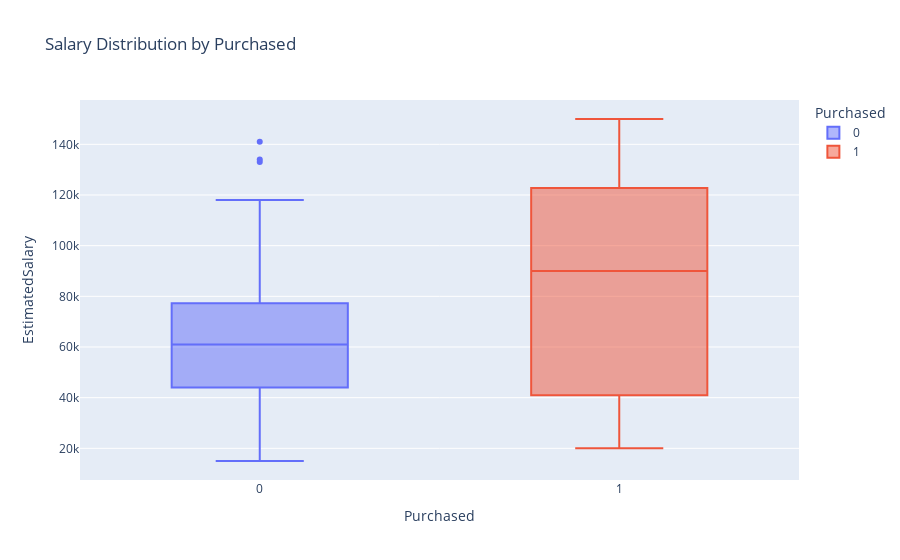

The cell this chart's notebook holds for it:
### Code cell
fig = px.box(
    df, x='Purchased', y='EstimatedSalary',
    color='Purchased',
    title="Salary Distribution by Purchased"
)

fig.show()

### Figure 1 — Plotly figure (JSON) as saved in the notebook; plotly's stock layout.template omitted (floating-point values rounded to 4 significant figures; data arrays with more than 128 entries replaced by an {"elided": "..."} marker saying what was removed)
{"data": [{"alignmentgroup": "True", "hovertemplate": "Purchased=%{x}<br>EstimatedSalary=%{y}<extra></extra>", "legendgroup": "0", "marker": {"color": "#636efa"}, "name": "0", "notched": false, "offsetgroup": "0", "orientation": "v", "showlegend": true, "type": "box", "x": {"elided": "257 int values"}, "x0": " ", "xaxis": "x", "y": {"elided": "257 int values"}, "y0": " ", "yaxis": "y"}, {"alignmentgroup": "True", "hovertemplate": "Purchased=%{x}<br>EstimatedSalary=%{y}<extra></extra>", "legendgroup": "1", "marker": {"color": "#EF553B"}, "name": "1", "notched": false, "offsetgroup": "1", "orientation": "v", "showlegend": true, "type": "box", "x": {"elided": "143 int values"}, "x0": " ", "xaxis": "x", "y": {"elided": "143 int values"}, "y0": " ", "yaxis": "y"}], "layout": {"boxmode": "overlay", "legend": {"title": {"text": "Purchased"}, "tracegroupgap": 0}, "title": {"text": "Salary Distribution by Purchased"}, "xaxis": {"anchor": "y", "categoryarray": [0, 1], "categoryorder": "array", "domain": [0, 1], "title": {"text": "Purchased"}}, "yaxis": {"anchor": "x", "domain": [0, 1], "title": {"text": "EstimatedSalary"}}}}
